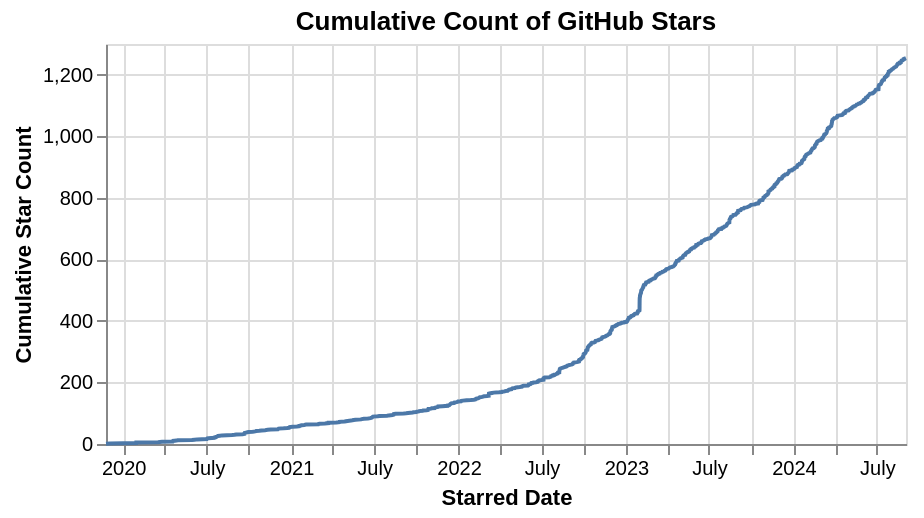

Here is the Vega-Lite specification saved for this chart:
### Vega-Lite specification from a JSON file in a GitHub repository (floating-point values rounded to 4 significant figures; data arrays with more than 128 entries replaced by an {"elided": "..."} marker saying what was removed)
{"config": {"view": {"continuousWidth": 400, "continuousHeight": 300}}, "data": {"name": "data-1881de38b6dc4cc176175444768f9354"}, "mark": "line", "encoding": {"tooltip": [{"field": "starredAt", "title": "Date", "type": "temporal"}, {"field": "cumulative_count", "title": "Cumulative Count", "type": "quantitative"}], "x": {"axis": {"title": "Starred Date"}, "field": "starredAt", "type": "temporal"}, "y": {"axis": {"title": "Cumulative Star Count"}, "field": "cumulative_count", "type": "quantitative"}}, "height": 200, "title": "Cumulative Count of GitHub Stars", "transform": [{"window": [{"op": "count", "as": "cumulative_count"}], "sort": [{"field": "starredAt"}]}], "$schema": "https://vega.github.io/schema/vega-lite/v4.17.0.json", "datasets": {"data-1881de38b6dc4cc176175444768f9354": {"elided": "1254 records"}}}
